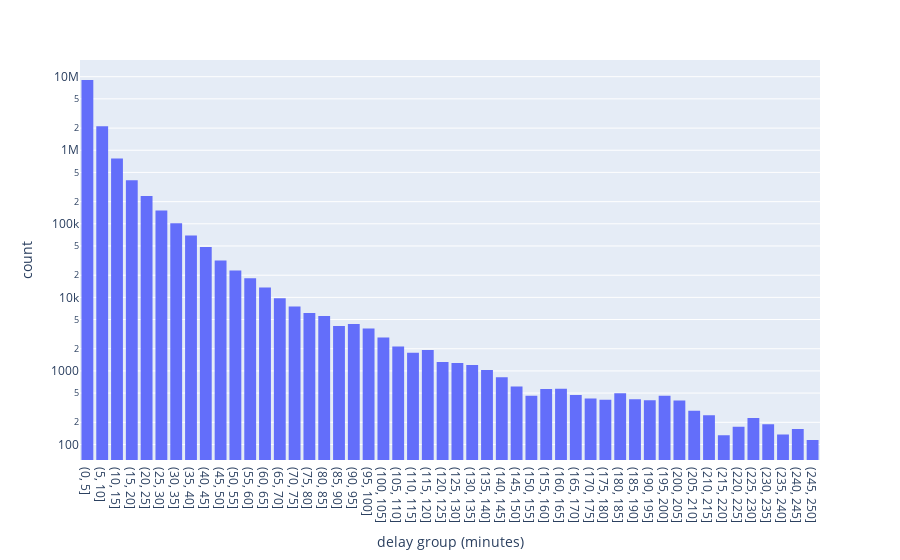

Notebook code cell kept with this figure:
### Code cell
fig = px.histogram(plot_df,x='x', y='y')
fig.update_yaxes(type='log', title='count')
fig.update_xaxes(title='delay group (minutes)')
fig

### Figure 1 — Plotly figure (JSON) as saved in the notebook; plotly's stock layout.template omitted (floating-point values rounded to 4 significant figures)
{"data": [{"alignmentgroup": "True", "bingroup": "x", "histfunc": "sum", "hovertemplate": "x=%{x}<br>sum of y=%{y}<extra></extra>", "legendgroup": "", "marker": {"color": "#636efa", "pattern": {"shape": ""}}, "name": "", "offsetgroup": "", "orientation": "v", "showlegend": false, "type": "histogram", "x": ["(0, 5]", "(5, 10]", "(10, 15]", "(15, 20]", "(20, 25]", "(25, 30]", "(30, 35]", "(35, 40]", "(40, 45]", "(45, 50]", "(50, 55]", "(55, 60]", "(60, 65]", "(65, 70]", "(70, 75]", "(75, 80]", "(80, 85]", "(85, 90]", "(90, 95]", "(95, 100]", "(100, 105]", "(105, 110]", "(110, 115]", "(115, 120]", "(120, 125]", "(125, 130]", "(130, 135]", "(135, 140]", "(140, 145]", "(145, 150]", "(150, 155]", "(155, 160]", "(160, 165]", "(165, 170]", "(170, 175]", "(175, 180]", "(180, 185]", "(185, 190]", "(190, 195]", "(195, 200]", "(200, 205]", "(205, 210]", "(210, 215]", "(215, 220]", "(220, 225]", "(225, 230]", "(230, 235]", "(235, 240]", "(240, 245]", "(245, 250]"], "xaxis": "x", "y": [9020542, 2121798, 774279, 391453, 238273, 151502, 101888, 69608, 48388, 31643, 23238, 18167, 13663, 9702, 7494, 6150, 5560, 4087, 4342, 3772, 2849, 2155, 1767, 1927, 1318, 1279, 1204, 1026, 820, 612, 461, 569, 573, 470, 423, 406, 498, 411, 399, 459, 396, 287, 250, 133, 174, 229, 189, 137, 162, 115], "yaxis": "y"}], "layout": {"autosize": true, "barmode": "relative", "legend": {"tracegroupgap": 0}, "margin": {"t": 60}, "xaxis": {"anchor": "y", "autorange": true, "domain": [0, 1], "range": [-0.5, 49.5], "title": {"text": "delay group (minutes)"}, "type": "category"}, "yaxis": {"anchor": "x", "autorange": true, "domain": [0, 1], "range": [1.789, 7.227], "title": {"text": "count"}, "type": "log"}}}
